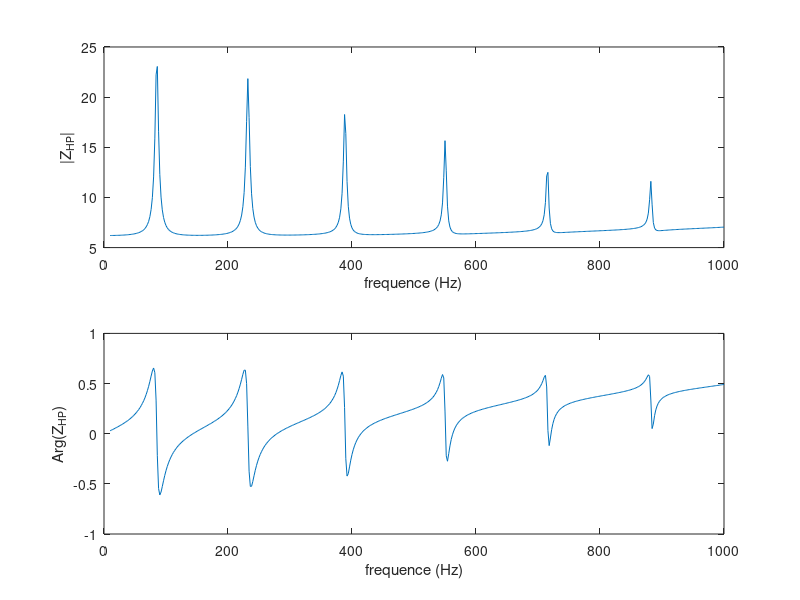
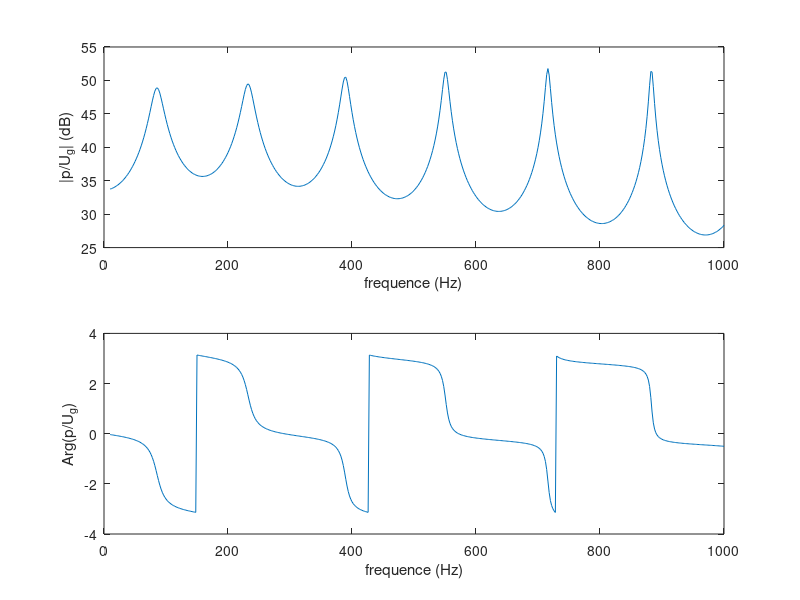

The MATLAB source for these figures, in order:
clc;clear all;close all;


rho=1.2;        %masse volumique de l'air
c0=344;         %célérité du son
mu=1.84E-5;     %viscosité dynamique
k_gaz=2.6334e-2;%conductivité thermique
Cp_gaz=1003;    %capacité calorifique
gamma=1.4;      %coefficient polytropique du gaz

%%%%%%%%%%%%%%%%%%
% ampli audio %%%%
%%%%%%%%%%%%%%%%%%
Ug=5;       % tension 
Rg=0;       % résistance de sortie de l'ampli

%%%%%%%%%%%%%%%%%%
% enceinte %%%%%%%
%%%%%%%%%%%%%%%%%%

V_ar=20e-3;
C_ar=V_ar./(rho.*c0.^2);


%%%%%%%%%%%%%%%%%%
%% tube %%%%%%%%%%
%%%%%%%%%%%%%%%%%%
r_tube=3e-2;
L_tube=1;
S_tube=pi.*r_tube.^2;

%%%%%%%%%%%%%%%%%%%%%%%%%%%%%%%%%%%%%%%%%%%%%%%%%%%%%%%%%%%%%%%%%
%%% bande de fréquence d'analyse %%%%%%%%%%%%%%%%%%%%%%%%%%%%%%%%
%%%%%%%%%%%%%%%%%%%%%%%%%%%%%%%%%%%%%%%%%%%%%%%%%%%%%%%%%%%%%%%%%

freq=[10:2:1000];
omega=2.*pi.*freq;
k0=omega./c0;

%%%%%%%%%%%%%%%%%%%%%%%%%%%%%%%%%%%%%%%%%%%%%%%%%%%%%%%%%%%%%%%%%
%%% caractéristique constructeur AUDAX HP170 MO %%%%%%%%%%%%%%%%%
%%%%%%%%%%%%%%%%%%%%%%%%%%%%%%%%%%%%%%%%%%%%%%%%%%%%%%%%%%%%%%%%%

a=r_tube;        % rayon membrane
S=pi.*a.^2;     % surface membrane
Re=6.2;         % résitance bobine
Le=0.57e-3;     % inductance bobine
Qms=3.12;
Qes=0.90;
Vas=16.34e-3;

fs=62.3;        % fréquence de résonance équipage mobile


Cm=Vas./(rho.*c0.^2.*S.^2);
Mm=1./(4.*pi.^2.*Cm.*fs.^2);
Rm=1./(2.*pi.*fs.*Cm.*Qms);
Zm=Rm+j.*Mm.*omega+1./(j.*Cm.*omega);
Bl=sqrt(2.*pi.*fs.*Re.*Mm./Qes);
Qts=Qms.*Qes./(Qms+Qes);

%%%%%%%%%%%%%%%%%%%%%%%%%%%%%%%%%%%%%%%%%%%%%%%%%%%%%%%%%%%%%%%%%
%%%% Charges acoustiques avant et arrière %%%%%%%%%%%%%%%%%%%%%%%
%%%%%%%%%%%%%%%%%%%%%%%%%%%%%%%%%%%%%%%%%%%%%%%%%%%%%%%%%%%%%%%%%

%charge arrière

Z_ar=1./(j.*C_ar.*omega);     %impédance de charge arrière

%charge avant (voir formule impédance ramenée dans le cours)



pertes=10;   %avec pertes dans le tube
%pertes=0;  %sans pertes dans le tube

if pertes==0;
    Zc=rho.*c0./S_tube;
    Z_ramenee=Zc./(j.*tan(k0.*L_tube));
else
    lv=mu./(rho.*c0);
    lh=k_gaz./(rho.*c0.*Cp_gaz);
    kv=sqrt(-j.*omega./(c0.*lv));
    kh=sqrt(-j.*omega./(c0.*lh));
    Kv=2./(kv.*r_tube).*besselj(1,kv.*r_tube)./besselj(0,kv.*r_tube);
    Kh=2./(kh.*r_tube).*besselj(1,kh.*r_tube)./besselj(0,kh.*r_tube);
    Zc=rho.*c0./S./sqrt(1-Kv)./sqrt(1+(gamma-1).*Kh);
    GAMMA=j.*k0.*sqrt(1+(gamma-1).*Kh)./sqrt(1-Kv);
    Z_ramenee=Zc./tanh(GAMMA.*L_tube);
end

Z_av=Z_ramenee;

%%%%%%%%%%%%%%%%%%%%%%%%%%%%%%%%%%%%%%%%%%%%%%%%%
% paramètres électroméca vus côté acoustique %%%%
%%%%%%%%%%%%%%%%%%%%%%%%%%%%%%%%%%%%%%%%%%%%%%%%%

Rea=(Bl./S).^2./(Rg+Re);
Cea=Le.*(S./Bl).^2;
Rma=Rm./S.^2;
Mma=Mm./S.^2;
Cma=Cm.*S.^2;

%%%%%%%%%%%%%%%%%%%%%%%%%%%%%%%%%%%%%%%%%%%%%%%%%
% paramètres électroméca vus côté électrique %%%%
%%%%%%%%%%%%%%%%%%%%%%%%%%%%%%%%%%%%%%%%%%%%%%%%%
Mme=Mm./Bl.^2;
Cme=Cm.*Bl.^2;
Rme=Bl.^2./Rm;
Zeav=Bl.^2./(S.^2.*Z_av);
Zear=Bl.^2./(S.^2.*Z_ar);


%%%%%%%%%%%%%%%%%%%%%%%%%%%%%%%%%%%%%%%%%%%%%%%%%%%%%%%%%%%%%%%%%
%%% impédance électrique (voir poly haut-parleurs p.5) %%%%%%%%%%
%%%%%%%%%%%%%%%%%%%%%%%%%%%%%%%%%%%%%%%%%%%%%%%%%%%%%%%%%%%%%%%%%



Zeq=1./(j.*Mme.*omega+1./Rme+1./(j.*omega.*Cme)+1./Zeav+1./Zear);
Z_HP=Re+j.*omega.*Le+Zeq;

figure(1);
subplot(211);plot(freq,abs(Z_HP));xlabel('frequence (Hz)');ylabel('|Z_{HP}|');
subplot(212);plot(freq,angle(Z_HP));xlabel('frequence (Hz)');ylabel('Arg(Z_{HP})');




% %%%%%%%%%%%%%%%%%%%%%%%%%%%%%%%%%%%%%%%%%%%%%%%%%%%%%%%%%%%%%%%%%
% %% réponse en fréquence (voir transparents de cours) %%%%%%%%%%%%
% %%%%%%%%%%%%%%%%%%%%%%%%%%%%%%%%%%%%%%%%%%%%%%%%%%%%%%%%%%%%%%%%%

if pertes==0;
    Zc=rho.*c0./S_tube;
    Za=j.*Zc./tan(k0.*L_tube./2);
    Zb=Za;
    Zpi=-j.*Zc.*sin(k0.*L_tube);
else
    lv=mu./(rho.*c0);
    lh=k_gaz./(rho.*c0.*Cp_gaz);
    kv=sqrt(-j.*omega./(c0.*lv));
    kh=sqrt(-j.*omega./(c0.*lh));
    Kv=2./(kv.*r_tube).*besselj(1,kv.*r_tube)./besselj(0,kv.*r_tube);
    Kh=2./(kh.*r_tube).*besselj(1,kh.*r_tube)./besselj(0,kh.*r_tube);
    Zc=rho.*c0./S./sqrt(1-Kv)./sqrt(1+(gamma-1).*Kh);
    GAMMA=j.*k0.*sqrt(1+(gamma-1).*Kh)./sqrt(1-Kv);
    Za=Zc./tanh(GAMMA.*L_tube./2);
    Zb=Za;
    Zpi=Zc.*sinh(GAMMA.*L_tube);
end

w_pg=1./((Rea./(j.*omega.*Cea))./(Rea+1./(j.*omega.*Cea))+Rma+j.*Mma.*omega+1./(j.*Cma.*omega)+Z_av+Z_ar);  
p_entree_tube_pg=Z_ramenee.*w_pg;
p_terminal_pg=Zb./(Zpi+Zb).*p_entree_tube_pg;
pg_Ug=Bl./(Rg+Re+j.*omega.*Le)./S;
p_terminal_Ug=p_terminal_pg.*pg_Ug;


%%%%%%%%%%%%%%%%%%%%%%%%%%%
%% réponse en fréquence %%%
%%%%%%%%%%%%%%%%%%%%%%%%%%%



figure(2);
subplot(211);
plot(freq,20.*log10(abs(p_terminal_Ug)));xlabel('frequence (Hz)');ylabel('|p/U_g| (dB)');
subplot(212);
plot(freq,angle(p_terminal_Ug));xlabel('frequence (Hz)');ylabel('Arg(p/U_g)');

% figure(1)
% print('-dpng','Zhp_guide_onde_sans_pertes.png');
% figure(2)
% print('-dpng','p_ug_guide_onde_sans_pertes.png');
